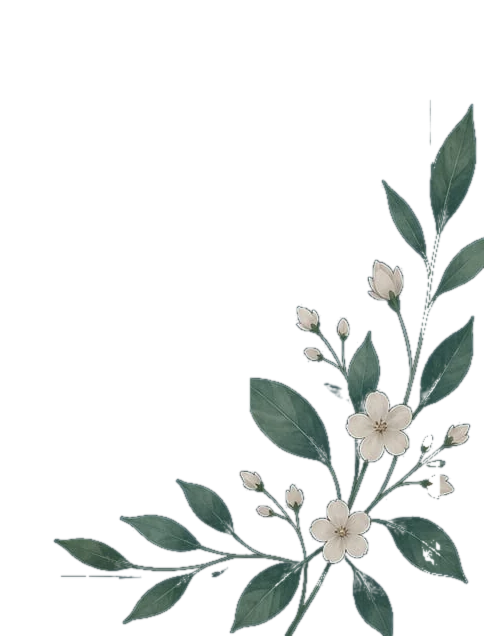
#> input picture assets/img/floral-br.webp, 484 x 636 px
$ python preparar-imagenes.py ../assets/img/floral-br.webp
#> lines starting #> are read from the running program, lines starting #| are printed output that depends on the picture; after the words box and inside, x2 and y2 are one past the last pixel; in counts of white or black regions, pixels touching at a corner belong together
#!/usr/bin/env python3
"""
preparar-imagenes.py — saca los adornos florales de la invitación original
para poder reutilizarlos en la web sin el texto ni el marco "quemados".

Cómo funciona
  1. Detecta la silueta del adorno (hojas verdes + flores crema) por fila.
  2. Todo lo que queda FUERA de esa silueta se vuelve transparente: eso
     borra el texto, el marco y el fondo del JPEG.
  3. Las líneas del marco que pasan por debajo de las hojas se borran sólo
     en los píxeles crema, así que las hojas no se cortan.
  4. Exporta WebP con transparencia (assets/img/floral-*.webp).

Uso:
    python3 tools/preparar-imagenes.py "ruta/a/invitacion.jpg"

Requiere Pillow y numpy:  pip install pillow numpy
"""
import sys
from pathlib import Path

import numpy as np
from PIL import Image, ImageFilter

RAIZ = Path(__file__).resolve().parent.parent
SALIDA = RAIZ / "assets" / "img"

# Cajas (x0, y0, x1, y1) en coordenadas de la imagen de 1024 × 1536
CAJA_TL = (0, 0, 520, 400)
CAJA_BR = (540, 900, 1024, 1536)

# Zonas donde sólo hay texto: se vacían por completo
MUERTAS_TL = [(250, 145, 520, 430)]
MUERTAS_BR = [(540, 1080, 790, 1190), (540, 1265, 790, 1355)]

# Bandas exactas del marco (se limpian sólo los píxeles crema)
BANDAS = [(44, 44, 520, 58), (44, 44, 58, 400), (962, 900, 980, 1536), (540, 1472, 1024, 1486)]


def limites(imagen):
    """Devuelve, por fila, el borde derecho (esquina superior izq.) e
    izquierdo (esquina inferior der.) del adorno."""
    a = np.asarray(imagen).astype(np.float32)
    r, g, b = a[..., 0], a[..., 1], a[..., 2]
    lum = 0.299 * r + 0.587 * g + 0.114 * b
    verde = (g - b > 9) & (lum > 46) & (lum < 195) & (g >= r * 0.78)
    alto, ancho = lum.shape
    der = np.zeros(alto)
    izq = np.full(alto, ancho, dtype=np.float32)
    for y in range(alto):
        xs = np.where(verde[y, :540])[0]
        der[y] = xs.max() if len(xs) else 0
        xs = np.where(verde[y, 540:])[0]
        izq[y] = (xs.min() + 540) if len(xs) else ancho

    def suavizar(v, modo):
        o = v.copy()
        for i in range(len(v)):
            w = v[max(0, i - 8):i + 9]
            o[i] = w.max() if modo == "max" else w.min()
        return o

    return suavizar(der, "max") + 40, suavizar(izq, "min") - 40


def recortar(imagen, caja, lado, muertas, der, izq):
    x0, y0, x1, y1 = caja
    trozo = imagen.crop(caja)
    a = np.asarray(trozo).astype(np.float32)
    alto, ancho = a.shape[:2]
    ys, xs = np.mgrid[0:alto, 0:ancho]
    X, Y = xs + x0, ys + y0

    lum = 0.299 * a[..., 0] + 0.587 * a[..., 1] + 0.114 * a[..., 2]
    alfa = np.clip((lum - 44.0) / 20.0, 0, 1)
    g = a[..., 1] - a[..., 2]
    alfa = np.maximum(alfa, np.clip((g - 6.0) / 14.0, 0, 1) * np.clip((lum - 36.0) / 14.0, 0, 1))
    alfa[alfa < 0.07] = 0

    crema = (lum > 105) & ((a[..., 0] - a[..., 2]) < 95) & ((a[..., 0] - a[..., 1]) < 75)

    fuera = (X > np.take(der, Y)) if lado == "tl" else (X < np.take(izq, Y))
    for (dx0, dy0, dx1, dy1) in muertas:
        fuera |= (X >= dx0) & (X < dx1) & (Y >= dy0) & (Y < dy1)

    marco = np.zeros((alto, ancho), bool)
    for (bx0, by0, bx1, by1) in BANDAS:
        marco |= (X >= bx0) & (X < bx1) & (Y >= by0) & (Y < by1)

    alfa[fuera | (marco & crema)] = 0
    alfa = np.asarray(
        Image.fromarray((alfa * 255).astype(np.uint8), "L").filter(ImageFilter.GaussianBlur(0.7))
    ).astype(np.float32)

    return Image.fromarray(np.dstack([a, alfa]).clip(0, 255).astype(np.uint8), "RGBA")


def main():
    if len(sys.argv) < 2:
        sys.exit(__doc__)
    origen = Image.open(sys.argv[1]).convert("RGB")
    if origen.size != (1024, 1536):
        origen = origen.resize((1024, 1536), Image.LANCZOS)
#> origen: PIL image 1024x1536 RGB
        print(f"· imagen reescalada a 1024×1536")

    der, izq = limites(origen)
#> in limites, `verde = (g - b > 9) & (lum > 46) & (lum < 195) & (g >= r * 0.78)`:
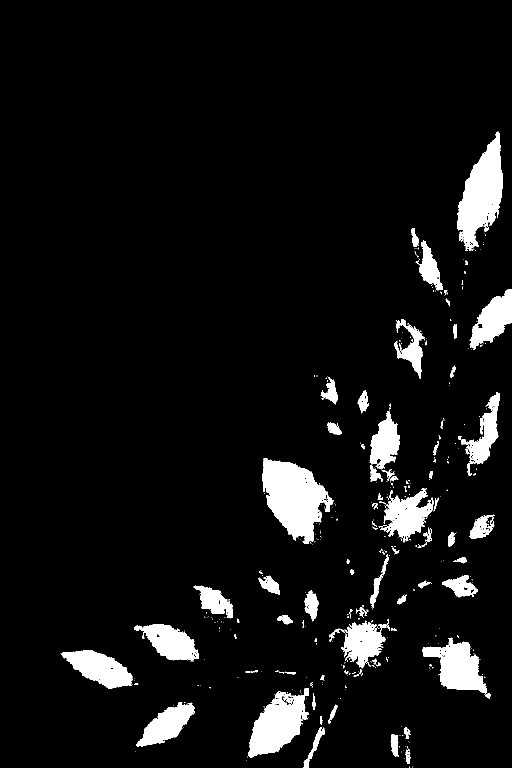
#> verde: shape (1536, 1024) bool (shown at 1/2 size); 6.7% white; 421 white regions (334 under 20 px), largest, box (x1, y1, x2, y2) and area: (525, 917, 667, 1088) 14060, (914, 263, 1006, 502) 11819, (496, 1376, 618, 1515) 9256
#> after the loop in limites, `for y in range(alto):`: der = 1536 values, max 539 at index 920, min 0 at index 0, mean 135.3; izq = 1536 values, max 1024 at index 0, min 540 at index 920, mean 773.6
#> in suavizar, `o = v.copy()`: o has the same summary as der in limites
#> the loop in suavizar, `for i in range(len(v)):` made 1536 passes
#> w on passes 1 to 3: [0, 0, 0, 0, 0, 0, 0, 0, 0], [0, 0, 0, 0, 0, 0, 0, 0, 0, 0], [0, 0, 0, 0, 0, 0, 0, 0, 0, 0, 0]
#> after the loop in suavizar, `for i in range(len(v)):`: o = 1536 values, max 539 at index 912, min 0 at index 0, mean 163.4
#> the loop in suavizar (call 2), `for i in range(len(v)):` made 1536 passes
#> w on passes 1 to 2: [1024, 1024, 1024, 1024, 1024, 1024, 1024, 1024, 1024], [1024, 1024, 1024, 1024, 1024, 1024, 1024, 1024, 1024, 1024]
#> der = 1536 values, max 579 at index 912, min 40 at index 0, mean 203.4; izq = 1536 values, max 984 at index 0, min 500 at index 912, mean 716.8
    SALIDA.mkdir(parents=True, exist_ok=True)

    tl = recortar(origen, CAJA_TL, "tl", MUERTAS_TL, der, izq)
#> in recortar, `alfa[alfa < 0.07] = 0`: alfa: shape (400, 520) float32; min 0, max 0.198, mean 0.00163
#> in recortar, `crema = (lum > 105) & ((a[..., 0] - a[..., 2]) < 95) & ((a[..., 0] - a..`: crema: shape (400, 520) bool; every value is 0
#> in recortar, `fuera = (X > np.take(der, Y)) if lado == "tl" else (X < np.take(izq, Y))`: fuera: shape (400, 520) bool; 92.1% white; 1 black region, box (x1, y1, x2, y2) and area: (0, 0, 41, 400) 16400
#> after the loop in recortar, `for (bx0, by0, bx1, by1) in BANDAS:`: marco: shape (400, 520) bool; 5.5% white; 1 white region, box (x1, y1, x2, y2) and area: (44, 44, 520, 400) 11452
#> in recortar, `alfa[fuera | (marco & crema)] = 0`:
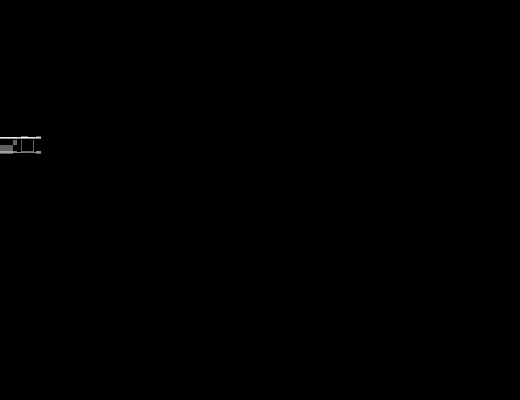
#> alfa: shape (400, 520) float32; min 0, max 0.198, mean 0.000152; drawn with min black and max white
    br = recortar(origen, CAJA_BR, "br", MUERTAS_BR, der, izq)
#> call 2 of recortar, with caja = (540, 900, 1024, 1536), lado = 'br', der = array of shape (1536,), izq = array of shape (1536,)
#> in recortar (call 2), `lum = 0.299 * a[..., 0] + 0.587 * a[..., 1] + 0.114 * a[..., 2]`:
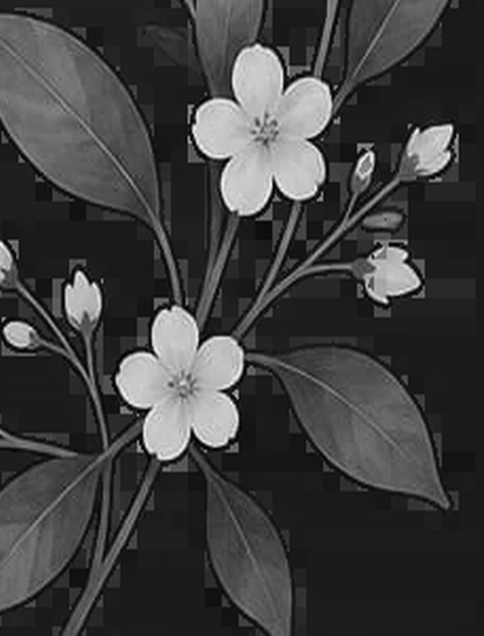
#> lum: shape (636, 484) float32; min 0, max 254.7, mean 63.8
#> in recortar (call 2), `g = a[..., 1] - a[..., 2]`:
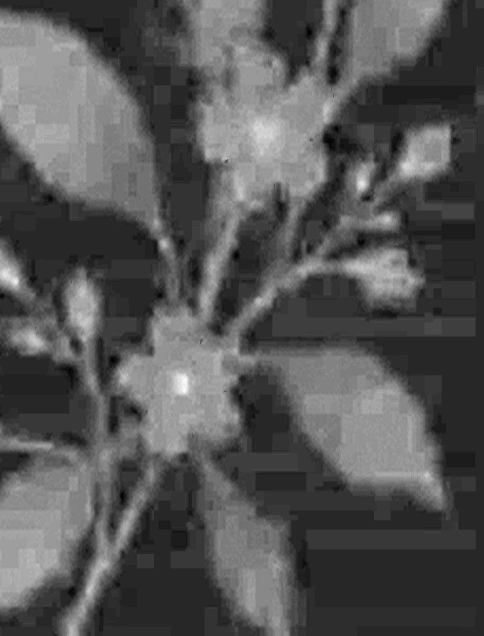
#> g: shape (636, 484) float32; min -15, max 30, mean 0.2; drawn with min black and max white
#> in recortar (call 2), `alfa[alfa < 0.07] = 0`: alfa: shape (636, 484) float32; min 0, max 1, mean 0.411
#> in recortar (call 2), `crema = (lum > 105) & ((a[..., 0] - a[..., 2]) < 95) & ((a[..., 0] - a..`: crema: shape (636, 484) bool; 16.5% white; 253 white regions (187 under 20 px), largest, box (x1, y1, x2, y2) and area: (192, 44, 333, 216) 14908, (116, 305, 244, 461) 12384, (0, 41, 138, 194) 4970
#> in recortar (call 2), `fuera = (X > np.take(der, Y)) if lado == "tl" else (X < np.take(izq, Y))`: fuera: shape (636, 484) bool; 5% white; 6 white regions, box (x1, y1, x2, y2) and area: (0, 178, 179, 244) 6474, (0, 357, 108, 432) 5586, (0, 0, 160, 11) 1653, (0, 298, 29, 322) 696, (0, 614, 29, 636) 598, (0, 456, 40, 474) 478
#> the loop in recortar (call 2), `for (dx0, dy0, dx1, dy1) in muertas:` made 2 passes
#> pass 1, in recortar (call 2), `fuera |= (X >= dx0) & (X < dx1) & (Y >= dy0) & (Y < dy1)`:
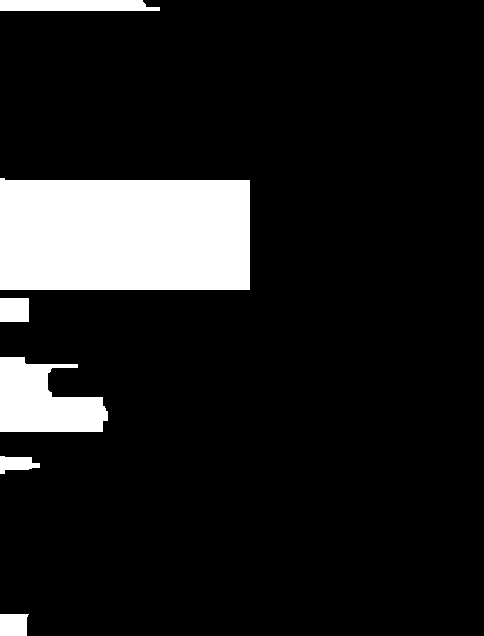
#> fuera: shape (636, 484) bool; 11.9% white; 6 white regions, box (x1, y1, x2, y2) and area: (0, 178, 250, 290) 27510, (0, 357, 108, 432) 5586, (0, 0, 160, 11) 1653, (0, 298, 29, 322) 696, (0, 614, 29, 636) 598, (0, 456, 40, 474) 478
#> after the loop in recortar (call 2), `for (bx0, by0, bx1, by1) in BANDAS:`: marco: shape (636, 484) bool; 5.8% white; 1 white region, box (x1, y1, x2, y2) and area: (0, 0, 484, 636) 17972
#> in recortar (call 2), `alfa[fuera | (marco & crema)] = 0`:
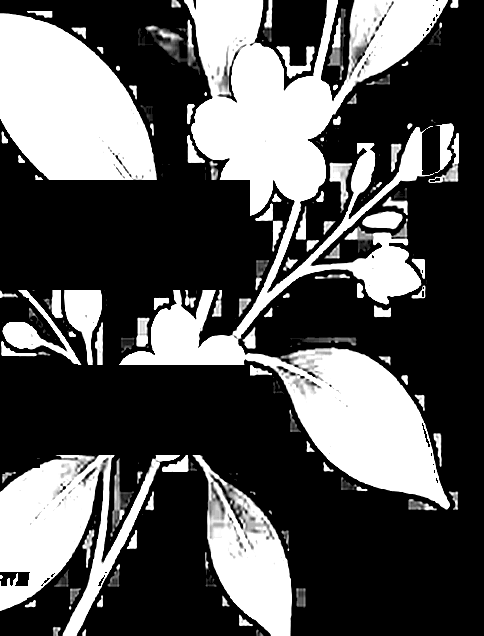
#> alfa: shape (636, 484) float32; min 0, max 1, mean 0.343
#> in recortar (call 2), `return Image.fromarray(np.dstack([a, alfa]).clip(0, 255).astype(np.uin..`:
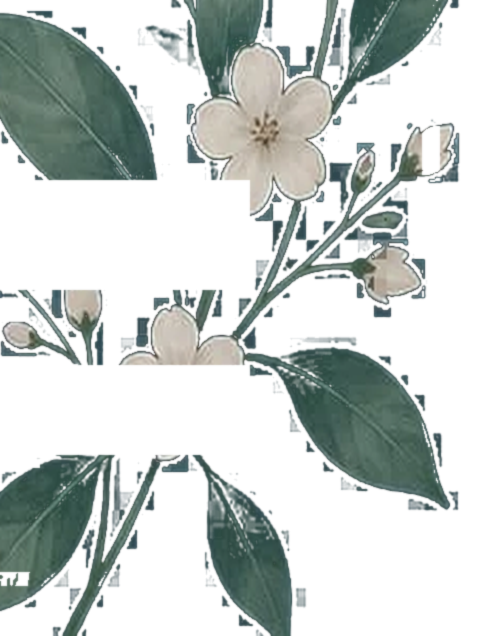
#> returned value: PIL image 484x636 RGBA; mean R, G, B, A 48.7, 70.3, 70.1, 87.5; transparent parts drawn white

    for nombre, img in (("floral-tl.webp", tl), ("floral-br.webp", br)):
        destino = SALIDA / nombre
        img.save(destino, "WEBP", quality=90, method=6)
        print(f"· {destino.relative_to(RAIZ)}  ({destino.stat().st_size // 1024} KB, {img.width}×{img.height})")
#> this loop made 2 passes
#> nombre on passes 1 to 2: 'floral-tl.webp', 'floral-br.webp'
#| · assets/img/floral-tl.webp  (39 KB, 520×400)
#| · assets/img/floral-br.webp  (48 KB, 484×636)

    print("Listo. Revisa visualmente las esquinas antes de publicar.")


if __name__ == "__main__":
    main()
